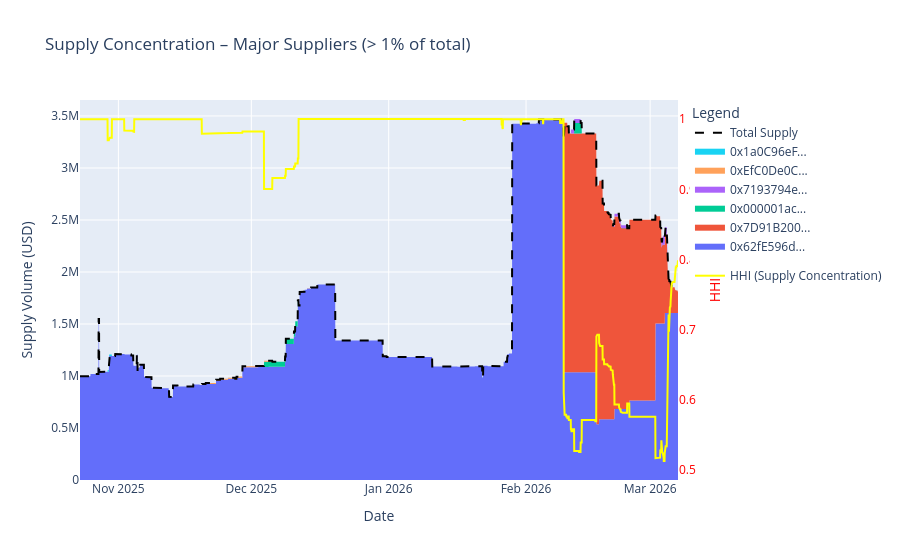

Notebook cell for this chart:
### Code cell
thr = market_df["total_supply"].max() * 0.01
print(thr)
cutoff_min_ts = market_df[market_df["total_supply"] > thr]["timestamp"].min()
cutoff_max_ts = market_df[market_df["total_supply"] > thr]["timestamp"].max()
cutoff_min_ts - cutoff_max_ts
df_prev = df[
    (df["timestamp"] > cutoff_min_ts) & 
    (df["timestamp"] < cutoff_max_ts)
    # (df["datetime"] < "2025-10-01")
]
market_df_prev = market_df[
    (market_df["timestamp"] > cutoff_min_ts) & 
    (market_df["timestamp"] < cutoff_max_ts)
    # (df["datetime"] < "2025-10-01")
]

plot_supply_concentration(
    df_prev,
    market_df_prev,
    threshold_pct=1
)

### Figure 1 — Plotly figure (JSON) as saved in the notebook; plotly's stock layout.template omitted (floating-point values rounded to 4 significant figures; data arrays with more than 128 entries replaced by an {"elided": "..."} marker saying what was removed)
{"data": [{"fill": "tonexty", "fillcolor": "#636EFA", "legendgroup": "supply", "line": {"width": 0}, "mode": "none", "name": "0x62fE596d...", "opacity": 0.7, "showlegend": true, "stackgroup": "one", "type": "scatter", "x": {"elided": "3240 str values"}, "y": {"elided": "3240 float values"}}, {"fill": "tonexty", "fillcolor": "#EF553B", "legendgroup": "supply", "line": {"width": 0}, "mode": "none", "name": "0x7D91B200...", "opacity": 0.7, "showlegend": true, "stackgroup": "one", "type": "scatter", "x": {"elided": "3240 str values"}, "y": {"elided": "3240 float values"}}, {"fill": "tonexty", "fillcolor": "#00CC96", "legendgroup": "supply", "line": {"width": 0}, "mode": "none", "name": "0x000001ac...", "opacity": 0.7, "showlegend": true, "stackgroup": "one", "type": "scatter", "x": {"elided": "3240 str values"}, "y": {"elided": "3240 float values"}}, {"fill": "tonexty", "fillcolor": "#AB63FA", "legendgroup": "supply", "line": {"width": 0}, "mode": "none", "name": "0x7193794e...", "opacity": 0.7, "showlegend": true, "stackgroup": "one", "type": "scatter", "x": {"elided": "3240 str values"}, "y": {"elided": "3240 float values"}}, {"fill": "tonexty", "fillcolor": "#FFA15A", "legendgroup": "supply", "line": {"width": 0}, "mode": "none", "name": "0xEfC0De0C...", "opacity": 0.7, "showlegend": true, "stackgroup": "one", "type": "scatter", "x": {"elided": "3240 str values"}, "y": {"elided": "3240 float values"}}, {"fill": "tonexty", "fillcolor": "#19D3F3", "legendgroup": "supply", "line": {"width": 0}, "mode": "none", "name": "0x1a0C96eF...", "opacity": 0.7, "showlegend": true, "stackgroup": "one", "type": "scatter", "x": {"elided": "3240 str values"}, "y": {"elided": "3240 float values"}}, {"legendgroup": "supply", "line": {"color": "black", "dash": "dash", "width": 2}, "mode": "lines", "name": "Total Supply", "showlegend": true, "type": "scatter", "x": {"elided": "3240 str values"}, "y": {"elided": "3240 float values"}}, {"line": {"color": "yellow", "width": 2}, "mode": "lines", "name": "HHI (Supply Concentration)", "type": "scatter", "x": {"elided": "3240 str values"}, "y": {"elided": "3240 float values"}, "yaxis": "y2"}], "layout": {"hovermode": "x unified", "legend": {"title": {"text": "Legend"}}, "title": {"text": "Supply Concentration – Major Suppliers (> 1% of total)"}, "xaxis": {"title": {"text": "Date"}}, "yaxis": {"title": {"text": "Supply Volume (USD)"}}, "yaxis2": {"color": "red", "overlaying": "y", "showgrid": false, "side": "right", "title": {"text": "HHI"}}}}
